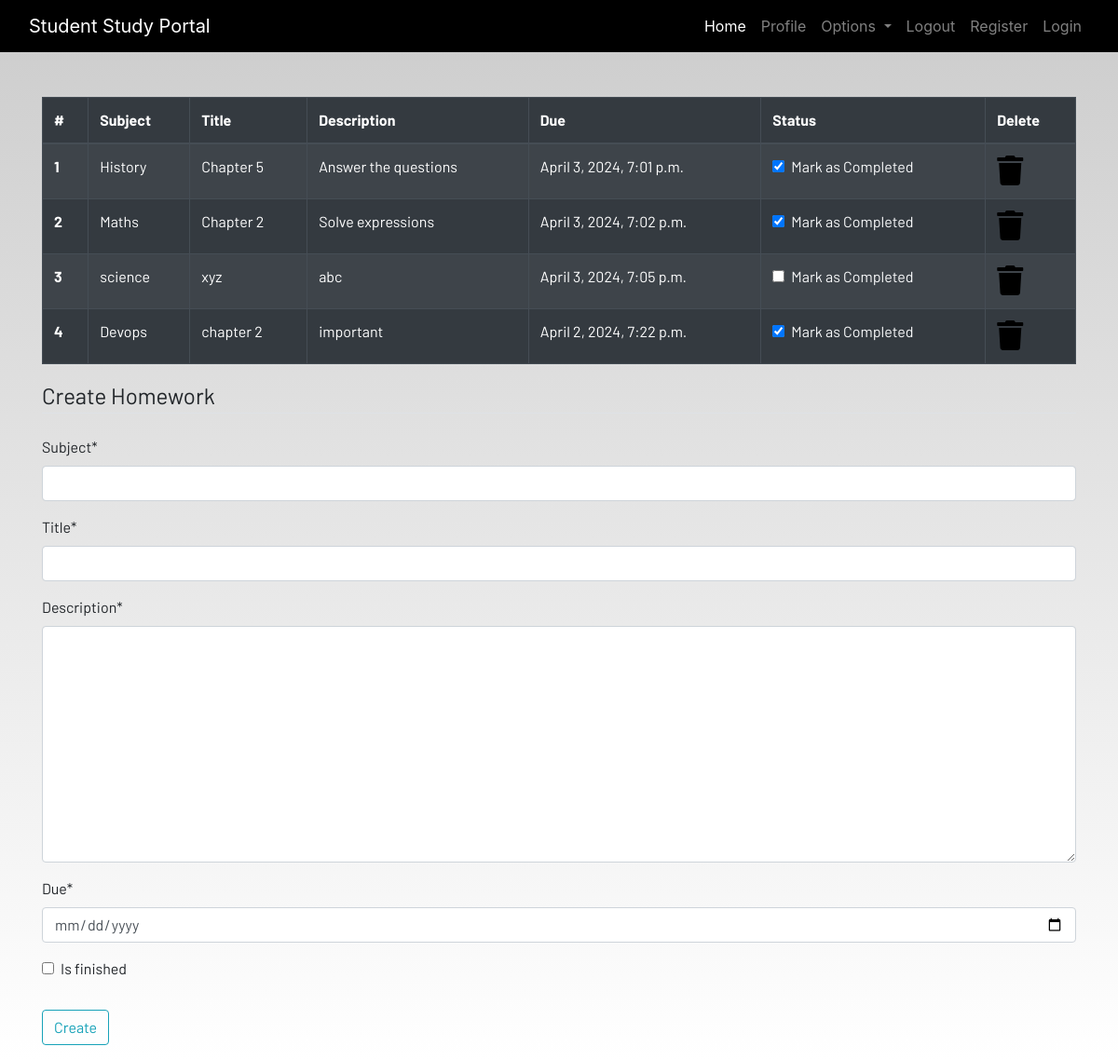
The page /homework (signed in) on the database its author committed.
### dashboard/models.py (models this page shows, shortened)
class Homework(models.Model):
    user = models.ForeignKey(User, on_delete=models.CASCADE)
    subject = models.CharField(max_length=50)
    title = models.CharField(max_length=100)
    description = models.TextField()
    due = models.DateTimeField()
    is_finished = models.BooleanField(default=False)

### dashboard/views.py (the view)
# urls.py: path('homework', views.homework, name="homework"),
def homework(request):
    if request.method == "POST":
        form = HomeworkForm(request.POST)
        if form.is_valid():
            try:
                finished = request.POST['is_finished']
                if finished == 'on':
                    finished = True
                else:
                    finished = False
            except:
                finished = False
            homeworks = Homework(
                user=request.user, subject=request.POST['subject'], title=request.POST['title'], description=request.POST['description'], due=request.POST['due'], is_finished=finished)
            homeworks.save()
            messages.success(
                request, f'Homework Added from {request.user.username}!')
    else:
           form = HomeworkForm()
    homework = Homework.objects.filter(user=request.user.id)
    if len(homework) == 0:
        homework_done = True
    else:
        homework_done = False
    context = {
             'homeworks': homework,
             'homeworks_done':homework_done,
             'form':form,
    }
    return render(request,'dashboard/homework.html', context)

### dashboard/forms.py
class HomeworkForm(forms.ModelForm):
    class Meta:
        model = Homework
        widgets = {'due': DateInput()}
        fields = ['subject', 'title', 'description', 'due', 'is_finished']

### dashboard/templates/dashboard/homework.html (shortened to what this page needs)
{% extends 'dashboard/base.html' %}
{% load static %}
{% load crispy_forms_tags %}
{% block content %}
<div class="container">
    {% if not homework_done %}
    <table class="table table-striped table-bordered table-hover table-dark">
        <thead>
            <tr>
                <th scope="col">#</th>
                <th scope="col">Subject</th>
                <th scope="col">Title</th>
                <th scope="col">Description</th>
                <th scope="col">Due</th>
                <th scope="col">Status</th>
                <th scope="col">Delete</th>
            </tr>
        </thead>
        <tbody>
            {% for homework in homeworks %}
            <tr>
                <th scope="row">{{forloop.counter}}</th>
                <td>{{homework.subject}}</td>
                <td>{{homework.title}}</td>
                <td>{{homework.description}}</td>
                <td>{{homework.due}}</td>
                <td>
                    <a href="{% url 'update-homework' homework.id %}">
                        <div class="form-check">
                            {%if homework.is_finished == True%}
                            <input class="form-check-input" type="checkbox" value="" checked>
                            {% else %}
                            <input class="form-check-input" type="checkbox" value="">
                            {% endif %}
                            <label class="form-check-label text-light" for="flexCheckDefault">
                                Mark as Completed
                            </label>
                        </div>
                    </a>
                </td>
                <td><a href="{% url 'delete-homework' homework.id %}"><i class="fa fa-trash fa-2x"></i></a></td>
            </tr>
            {% endfor %}
        </tbody>
    </table>
    {% else %}
    <h4>All homeworks are completed!! Create to have more!!</h4>
{% endif %}
</div>
<div class=" container">
    <form method="POST">
        <fieldset class="form-group">
            <legend class="border-bottom mb-4">Create Homework</legend>
            {{form|crispy}}
        </fieldset>
        <div class="form-group">
            <button href="" class="btn btn-outline-info" type="submit">
                Create
            </button>
        </div>
    </form>
</div>
{% endblock content %}

### static/css/main.css (style rules this page uses)
html { scroll-behavior: smooth; height: 100%; width: 100%; }
a { text-decoration: none !important; color: black; }
html, body { max-width: 100%; overflow-x: hidden; height: 100%; width: 100%; }
body { background: linear-gradient(rgba(0, 0, 0, 0.2), rgba(255, 255, 255, 0.5)); overflow-x: hidden; background-repeat: no-repeat; }
.fa { color: black; }

### rows shown on the page
Homework: subject "History", title "Chapter 5", description "Answer the questions", due "April 3, 2024, 7:01 p.m."
Homework: subject "Maths", title "Chapter 2", description "Solve expressions", due "April 3, 2024, 7:02 p.m."
Homework: subject "science", title "xyz", description "abc", due "April 3, 2024, 7:05 p.m."
Homework: subject "Devops", title "chapter 2", description "important", due "April 2, 2024, 7:22 p.m."
